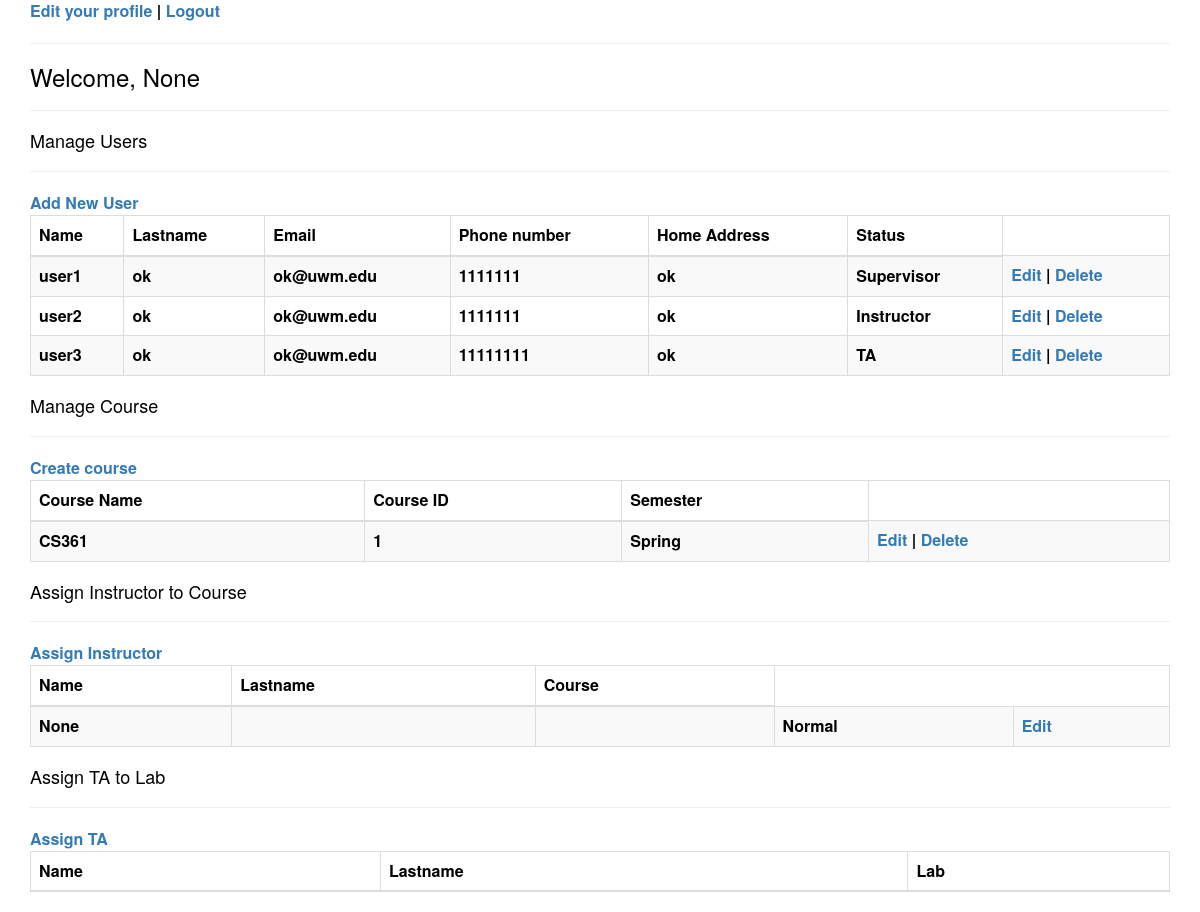
Before: /supervisor/ with the older database file.
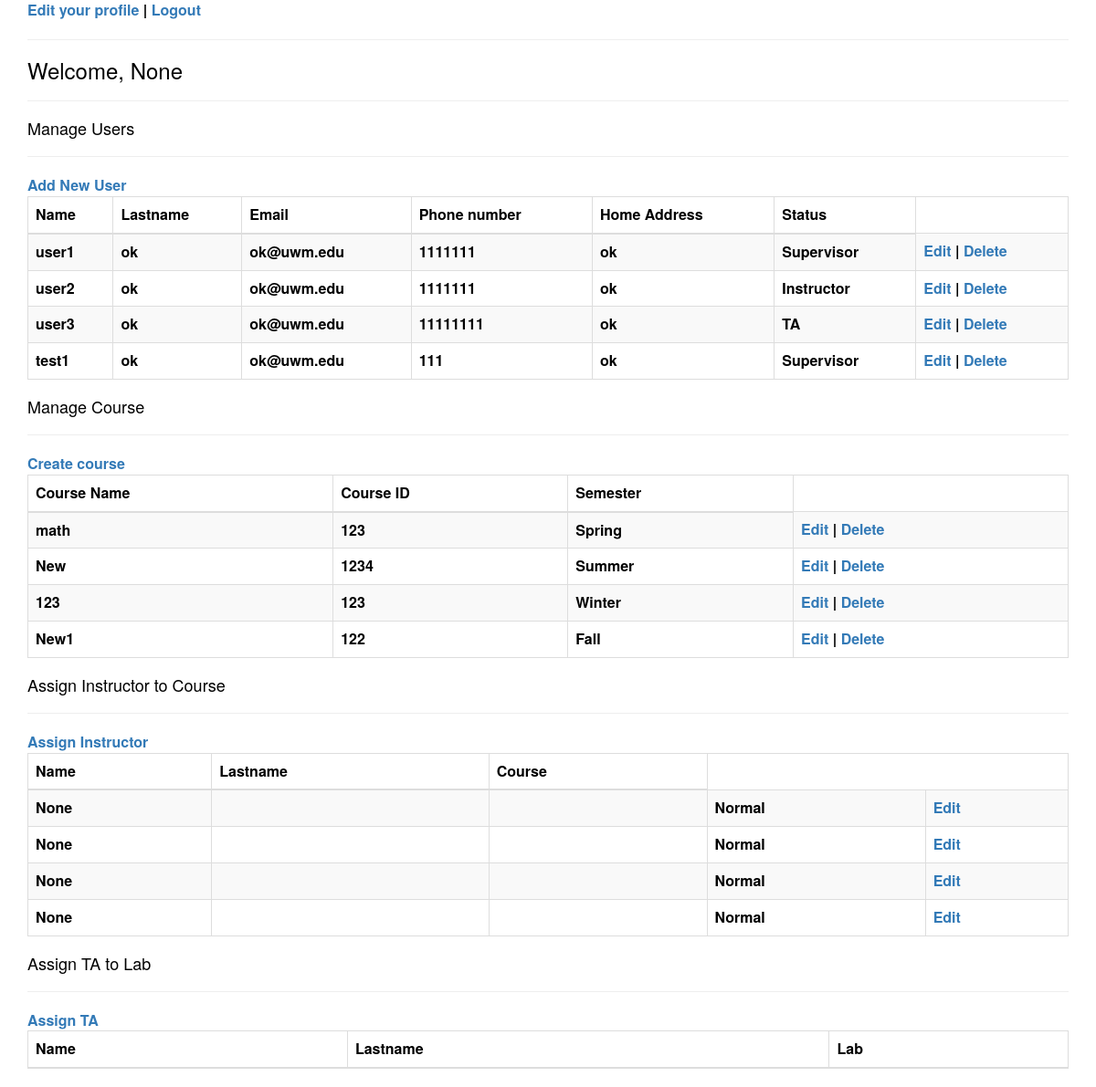
After: the same page with the newer database file.
### TA_Scheduler/models.py (models this page shows)
class Account(models.Model):
    name = models.CharField(max_length=20, null=True)
    lastname = models.CharField(max_length=20, null=True)
    email = models.EmailField(max_length=254, null=True)
    phone_number = models.IntegerField(null=True)
    home_address = models.CharField(max_length=100, null=True)
    password = models.CharField(max_length=20, default="123")
    status = models.CharField(max_length=20, null=True)

class Course(models.Model):
    name = models.CharField(max_length=30)
    cId = models.IntegerField(null=True)
    semester = models.CharField(max_length=20, null=True)
    instructor = Account

### TA_Scheduler/views.py (the view)
# urls.py: path('supervisor/', AdminView.as_view(), name='supervisor'),
class AdminView(View):
    def get(self, request):
        return render(request, 'AdminP.html', {"accounts": Account.objects.all(),
                                               "courses": Course.objects.all(),
                                               "name": request.session.get("username")})

### templates/AdminP.html (shortened to what this page needs)
<!DOCTYPE html>
<html>
<head>
	<link rel="stylesheet" href="https://maxcdn.bootstrapcdn.com/bootstrap/3.3.5/css/bootstrap.min.css">
</head>
<body>
<div class="container">
	<a href="/edit_page">Edit your profile</a> | <a href="/">Logout</a>
	<hr>
	<h3>Welcome, {{name}} </h3>
	<hr>
    <h4>Manage Users</h4>
	<hr>
	<a href="/newAccount">Add New User</a>
	<table class="table class table-bordered table-striped table-hovered">
		<thead>
			<tr>
				<th>Name</th>
                <th>Lastname</th>
				<th>Email</th>
				<th>Phone number</th>
				<th>Home Address</th>
				<th>Status</th>
			</tr>
		</thead>
        <tbody>
            {%for user in accounts %}
            <tr>
				    <td>{{user.name}}</td>
				    <td>{{user.lastname }}</td>
				    <td>{{user.email}}</td>
				    <td>{{user.phone_number}}</td>
                    <td>{{user.home_address}}</td>
                    <td>{{user.status}}</td>
				    <td><a href="">Edit</a> | <a href="">Delete</a></td>
            </tr>
            {%endfor%}
        </tbody>
	</table>
    <h4>Manage Course</h4>
	<hr>
	<a href="/courses">Create course</a>
	<table class="table class table-bordered table-striped table-hovered">
		<thead>
			<tr>
				<th>Course Name</th>
                <th>Course ID</th>
				<th>Semester</th>
			</tr>
		</thead>
		<tbody>
		{% for course in courses %}
			<tr>
                <td>{{course.name}}</td>
                <td>{{course.cId}}</td>
                <td>{{course.semester}}</td>
                <td><a href="">Edit</a> | <a href="">Delete</a></td>
			</tr>
			{%endfor%}
		</tbody>
	</table>
    <h4>Assign Instructor to Course</h4>
	<hr>
	<a href="/assign_instructor_to_course">Assign Instructor</a>
	<table class="table class table-bordered table-striped table-hovered">
		<thead>
			<tr>
				<th>Name</th>
                <th>Lastname</th>
				<th>Course</th>
			</tr>
		</thead>
		<tbody>
		{% for course in courses %}
			<tr>
				<td>{{course.instructor.name}}</td>
				<td>{{user.email}}</td>
				<td>{{user.created_at}}</td>
				{% if user.user_level == 9 %}
				<td>Admin</td>
				{% else %}
				<td>Normal</td>
				{%endif%}
				<td><a href="/users/{{user.id}}/edit">Edit</a></td>
			</tr>
			{%endfor%}
		</tbody>
	</table>
    <h4>Assign TA to Lab</h4>
	<hr>
	<a href="/assign_ta_to_lab">Assign TA</a>
	<table class="table class table-bordered table-striped table-hovered">
		<thead>
			<tr>
				<th>Name</th>
                <th>Lastname</th>
				<th>Lab</th>
			</tr>
		</thead>
	</table>
</div>
</body>
</html>

### templates/AdminP.html (style rules this page uses)
body { color:black; font-size:16px; font-weight:bold; background-image: url("http://www.estidia.eu/wp-content/uploads/2018/04/Savin-NY-Website-Background-Web.jpg"); }

Changed rows visible on the page:
removed Course: name "CS361", cId "1", semester "Spring", instructor.name "None"
added Account: name "test1", lastname "ok", email "ok@uwm.edu", phone_number "111", home_address "ok", status "Supervisor"
added Course: name "math", cId "123", semester "Spring", instructor.name "None"
added Course: name "New", cId "1234", semester "Summer", instructor.name "None"
added Course: name "123", cId "123", semester "Winter", instructor.name "None"
added Course: name "New1", cId "122", semester "Fall", instructor.name "None"
